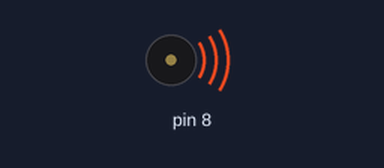
A sketch run on a simulated Arduino Uno, built with avr-gcc and run on an emulated ATmega328P. Parts: buzzer (waves = sounding).

Above: at 0.1 s.
At 1.5 s:
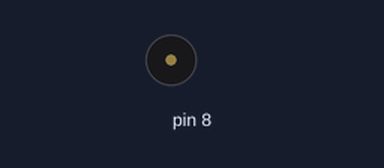
Timing chart, 0 to 3.0 s (numbered marks = the images above):
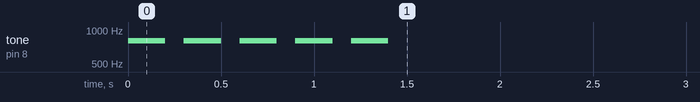

The sketch:

week03_2_for_5_times_copy_20250922150823.ino
```cpp
//week03_2_for_5_times

void setup() {
  // put your setup code here, to run once:
  pinMode(8, OUTPUT);
  for(int i=0; i<5; i++){
    tone(8, 800, 200);
    delay(300);
  }
}

void loop() {
  // put your main code here, to run repeatedly:

}
```
